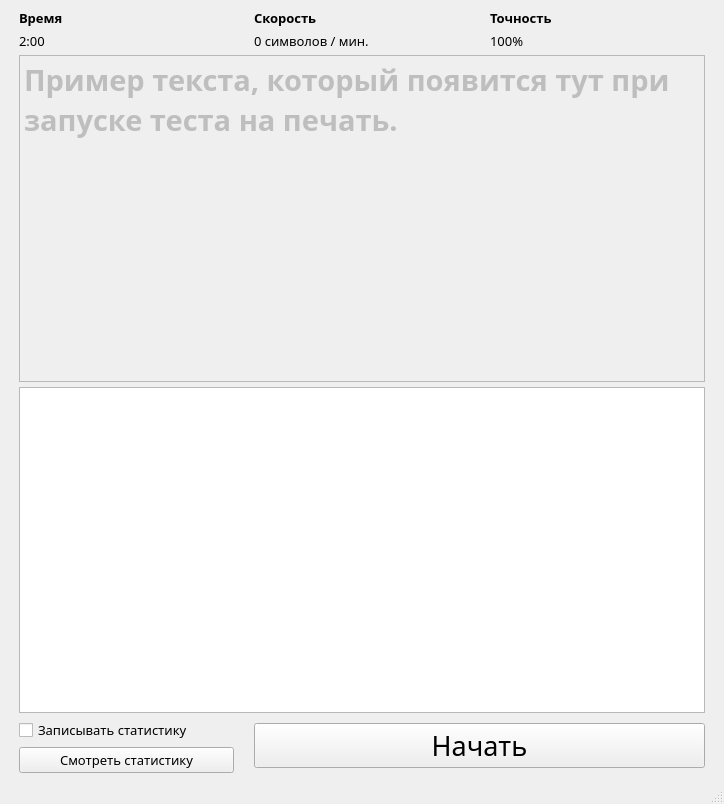
<?xml version="1.0" encoding="UTF-8"?>
<ui version="4.0">
 <class>MainWindow</class>
 <widget class="QMainWindow" name="MainWindow">
  <property name="geometry">
   <rect>
    <x>0</x>
    <y>0</y>
    <width>724</width>
    <height>804</height>
   </rect>
  </property>
  <property name="windowTitle">
   <string>Проверка скорости печати</string>
  </property>
  <widget class="QWidget" name="centralwidget">
   <layout class="QGridLayout" name="gridLayout_2">
    <item row="0" column="0">
     <layout class="QGridLayout" name="gridLayout">
      <property name="leftMargin">
       <number>10</number>
      </property>
      <property name="topMargin">
       <number>0</number>
      </property>
      <property name="rightMargin">
       <number>10</number>
      </property>
      <property name="horizontalSpacing">
       <number>20</number>
      </property>
      <property name="verticalSpacing">
       <number>5</number>
      </property>
      <item row="3" column="0" colspan="3">
       <widget class="QPlainTextEdit" name="plainEdit">
        <property name="font">
         <font>
          <family>Segoe UI Semilight</family>
          <pointsize>22</pointsize>
         </font>
        </property>
        <property name="plainText">
         <string/>
        </property>
       </widget>
      </item>
      <item row="4" column="0">
       <widget class="QCheckBox" name="statsCB">
        <property name="font">
         <font>
          <family>Segoe UI Semilight</family>
          <pointsize>10</pointsize>
         </font>
        </property>
        <property name="text">
         <string>Записывать статистику</string>
        </property>
       </widget>
      </item>
      <item row="1" column="1">
       <widget class="QLabel" name="speed_lab">
        <property name="font">
         <font>
          <family>Nirmala UI Semilight</family>
          <pointsize>10</pointsize>
         </font>
        </property>
        <property name="text">
         <string>0 символов / мин.</string>
        </property>
       </widget>
      </item>
      <item row="1" column="2">
       <widget class="QLabel" name="accuracy_lab">
        <property name="font">
         <font>
          <family>Segoe UI Semilight</family>
          <pointsize>10</pointsize>
         </font>
        </property>
        <property name="text">
         <string>100%</string>
        </property>
       </widget>
      </item>
      <item row="1" column="0">
       <widget class="QLabel" name="time_lab">
        <property name="font">
         <font>
          <family>Segoe UI Semilight</family>
          <pointsize>10</pointsize>
         </font>
        </property>
        <property name="text">
         <string>2:00</string>
        </property>
       </widget>
      </item>
      <item row="5" column="0">
       <widget class="QPushButton" name="statsBtn">
        <property name="sizePolicy">
         <sizepolicy hsizetype="Minimum" vsizetype="Fixed">
          <horstretch>0</horstretch>
          <verstretch>0</verstretch>
         </sizepolicy>
        </property>
        <property name="font">
         <font>
          <family>Segoe UI Semilight</family>
          <pointsize>10</pointsize>
         </font>
        </property>
        <property name="text">
         <string>Смотреть статистику</string>
        </property>
       </widget>
      </item>
      <item row="2" column="0" colspan="3">
       <widget class="QPlainTextEdit" name="plainSample">
        <property name="enabled">
         <bool>false</bool>
        </property>
        <property name="font">
         <font>
          <family>Segoe UI Semibold</family>
          <pointsize>22</pointsize>
          <weight>75</weight>
          <bold>true</bold>
         </font>
        </property>
        <property name="cursor" stdset="0">
         <cursorShape>PointingHandCursor</cursorShape>
        </property>
        <property name="mouseTracking">
         <bool>false</bool>
        </property>
        <property name="autoFillBackground">
         <bool>false</bool>
        </property>
        <property name="plainText">
         <string>Пример текста, который появится тут при запуске теста на печать.</string>
        </property>
       </widget>
      </item>
      <item row="0" column="1">
       <widget class="QLabel" name="label_2">
        <property name="font">
         <font>
          <family>Segoe UI Semilight</family>
          <pointsize>10</pointsize>
          <weight>75</weight>
          <bold>true</bold>
         </font>
        </property>
        <property name="text">
         <string>Скорость</string>
        </property>
       </widget>
      </item>
      <item row="0" column="0">
       <widget class="QLabel" name="label_1">
        <property name="font">
         <font>
          <family>Segoe UI Semilight</family>
          <pointsize>10</pointsize>
          <weight>75</weight>
          <bold>true</bold>
         </font>
        </property>
        <property name="text">
         <string>Время</string>
        </property>
       </widget>
      </item>
      <item row="0" column="2">
       <widget class="QLabel" name="label_3">
        <property name="font">
         <font>
          <family>Segoe UI Semilight</family>
          <pointsize>10</pointsize>
          <weight>75</weight>
          <bold>true</bold>
         </font>
        </property>
        <property name="text">
         <string>Точность</string>
        </property>
       </widget>
      </item>
      <item row="4" column="1" rowspan="2" colspan="2">
       <widget class="QPushButton" name="startBtn">
        <property name="enabled">
         <bool>true</bool>
        </property>
        <property name="sizePolicy">
         <sizepolicy hsizetype="Minimum" vsizetype="Fixed">
          <horstretch>0</horstretch>
          <verstretch>0</verstretch>
         </sizepolicy>
        </property>
        <property name="font">
         <font>
          <family>Segoe UI Semilight</family>
          <pointsize>20</pointsize>
         </font>
        </property>
        <property name="text">
         <string>Начать</string>
        </property>
       </widget>
      </item>
     </layout>
    </item>
   </layout>
  </widget>
  <widget class="QMenuBar" name="menubar">
   <property name="geometry">
    <rect>
     <x>0</x>
     <y>0</y>
     <width>724</width>
     <height>19</height>
    </rect>
   </property>
  </widget>
  <widget class="QStatusBar" name="statusbar"/>
 </widget>
 <resources/>
 <connections/>
</ui>
